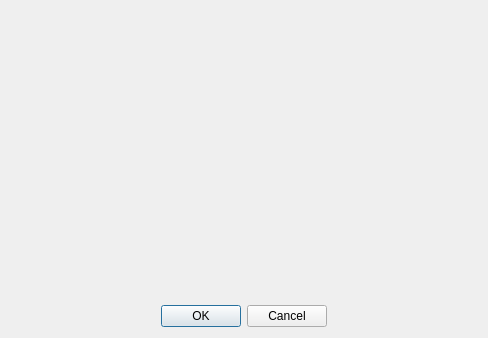
<?xml version="1.0" encoding="UTF-8"?>
<ui version="4.0">
 <class>MapLayerChoice</class>
 <widget class="QDialog" name="MapLayerChoice">
  <property name="geometry">
   <rect>
    <x>0</x>
    <y>0</y>
    <width>488</width>
    <height>338</height>
   </rect>
  </property>
  <property name="windowTitle">
   <string>Dialog</string>
  </property>
  <layout class="QGridLayout" name="gridLayout_2">
   <item row="0" column="0">
    <layout class="QGridLayout" name="gridLayout">
     <item row="0" column="0">
      <widget class="QWidget" name="m_widget" native="true">
       <property name="minimumSize">
        <size>
         <width>450</width>
         <height>280</height>
        </size>
       </property>
      </widget>
     </item>
     <item row="1" column="0">
      <layout class="QHBoxLayout" name="horizontalLayout">
       <item>
        <spacer name="horizontalSpacer">
         <property name="orientation">
          <enum>Qt::Horizontal</enum>
         </property>
         <property name="sizeHint" stdset="0">
          <size>
           <width>24</width>
           <height>20</height>
          </size>
         </property>
        </spacer>
       </item>
       <item>
        <widget class="QPushButton" name="m_okPushButton">
         <property name="text">
          <string>OK</string>
         </property>
        </widget>
       </item>
       <item>
        <widget class="QPushButton" name="m_cancelPushButton">
         <property name="text">
          <string>Cancel</string>
         </property>
        </widget>
       </item>
       <item>
        <spacer name="horizontalSpacer_2">
         <property name="orientation">
          <enum>Qt::Horizontal</enum>
         </property>
         <property name="sizeHint" stdset="0">
          <size>
           <width>24</width>
           <height>20</height>
          </size>
         </property>
        </spacer>
       </item>
      </layout>
     </item>
    </layout>
   </item>
  </layout>
 </widget>
 <resources/>
 <connections/>
</ui>
